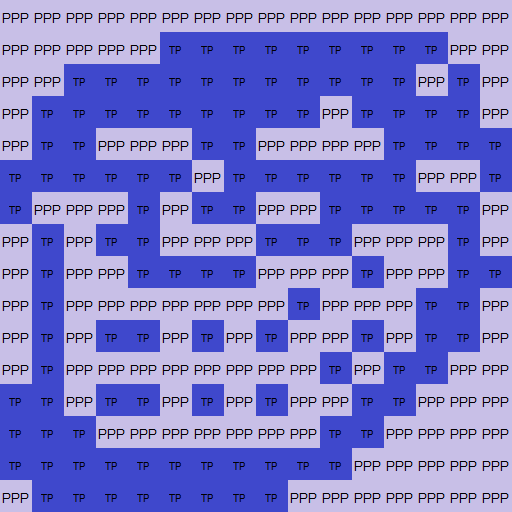

Below is a game level as drawn by its tile map, then a one-line description and the .tmx that defines it (tile-layer data replaced by summaries):
An orthogonal 16x16 tile map with 32x32 px tiles, 2 tile layers (Calque de Tile 1, meta), 2 tilesets.

<map version="1.0" orientation="orthogonal" width="16" height="16" tilewidth="32" tileheight="32">
 <tileset firstgid="1" name="min" tilewidth="32" tileheight="32">
  <image source="../tilesets/walls.png" width="256" height="192" />
 </tileset>
 <tileset firstgid="49" name="meta" tilewidth="32" tileheight="32">
  <image source="../tilesets/metaset2.png" width="128" height="96" />
 </tileset>
 <layer name="Calque de Tile 1" width="16" height="16">
  <data>[256 cells, 252 non-empty, 1 distinct tile ids]</data>
 </layer>
 <layer name="meta" width="16" height="16">
  <data>[256 cells, 256 non-empty, 2 distinct tile ids]</data>
 </layer>
</map>
